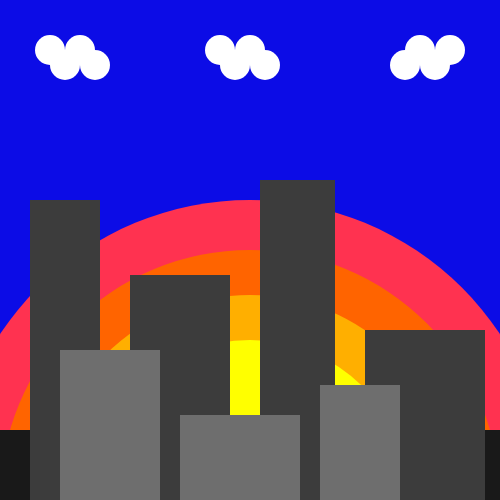
Frame 1 (no input)
Frame 60 (no input): identical to frame 1, image omitted
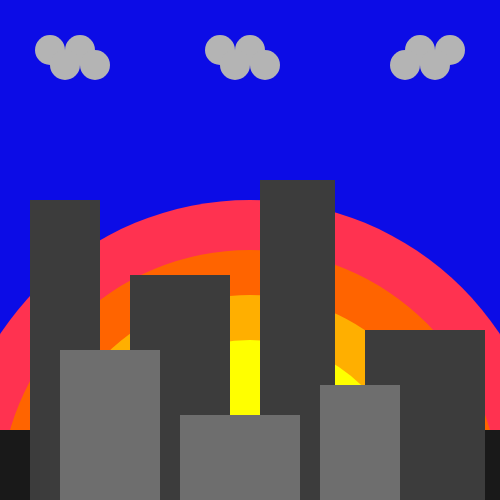
Frame 120 (the mouse pressed at the canvas centre since frame 60)

The p5.js sketch that drew these frames (run headless with seeded random() and noise() and a simulated clock; from frame 60 on, the mouse is pressed at the canvas centre):

// p5.js sketch
// ── sketch.js
function setup() {
  createCanvas(500,500);
  background(12,12,230);
}

function draw() {
  background(12,12,230);
  
    if(mouseY<=200){
    noStroke();
    fill(255);
    ellipse(50, 50, 30,30);
    ellipse(80, 50, 30,30);
    ellipse(65, 65, 30,30);
    ellipse(95, 65, 30,30);

    ellipse(450, 50, 30,30);
    ellipse(420, 50, 30,30);
    ellipse(435, 65, 30,30);
    ellipse(405, 65, 30,30);

    ellipse(220, 50, 30,30);
    ellipse(250, 50, 30,30);
    ellipse(235, 65, 30,30);
    ellipse(265, 65, 30,30);
    }
    else{
    noStroke();
    fill(180);
    ellipse(50, 50, 30,30);
    ellipse(80, 50, 30,30);
    ellipse(65, 65, 30,30);
    ellipse(95, 65, 30,30);

    ellipse(450, 50, 30,30);
    ellipse(420, 50, 30,30);
    ellipse(435, 65, 30,30);
    ellipse(405, 65, 30,30);

    ellipse(220, 50, 30,30);
    ellipse(250, 50, 30,30);
    ellipse(235, 65, 30,30);
    ellipse(265, 65, 30,30);
 }
 
  if(mouseY>=300){
     stroke(180);
     line (50, 50, 50, 100)
     line (80, 50, 80, 100)
     line (65, 65, 65, 115)
     line (95, 65, 95, 115)
     
     line (450, 50, 450, 100)
     line (420, 50, 420, 100)
     line (435, 65, 435, 115)
     line (405, 65, 405, 115)
     
     line (220, 50, 220, 100)
     line (250, 50, 250, 100)
     line (235, 65, 235, 115)
     line (265, 65, 265, 115)
  }
  

    if(mouseY>=500){
    noStroke()
    fill (255,50,80) ;
    ellipse(250,mouseY,600,600);
    fill (255,100,0) ;
    ellipse(250,mouseY,500,500);
    fill (255,175,0) ;
    ellipse(250,mouseY,410,410);
    fill (255,255,0) ;
    ellipse(250,mouseY,320,320);
    }
    
    else {
    noStroke()
    fill (255,50,80) ;
    ellipse(250,500,600,600);
    fill (255,100,0) ;
    ellipse(250,500,500,500);
    fill (255,175,0) ;
    ellipse(250,500,410,410);
    fill (255,255,0) ;
    ellipse(250,500,320,320);
    }
    
    fill(25);
    rect(0,430,500,70);
   
    fill(60);
    rect(30,200,70,300);
    rect(130,275,100,225);
    rect(260, 180, 75, 320);
    rect(365, 330, 120, 170);
    
    fill(110);
    rect(60, 350, 100, 150);
    rect(180, 415, 120, 85);
    rect(320,385, 80, 115);
    
    var star = (random(500), random(500), 3,3);
    fill(255,255,0)
    ellipse(star)

     
  
  
}
